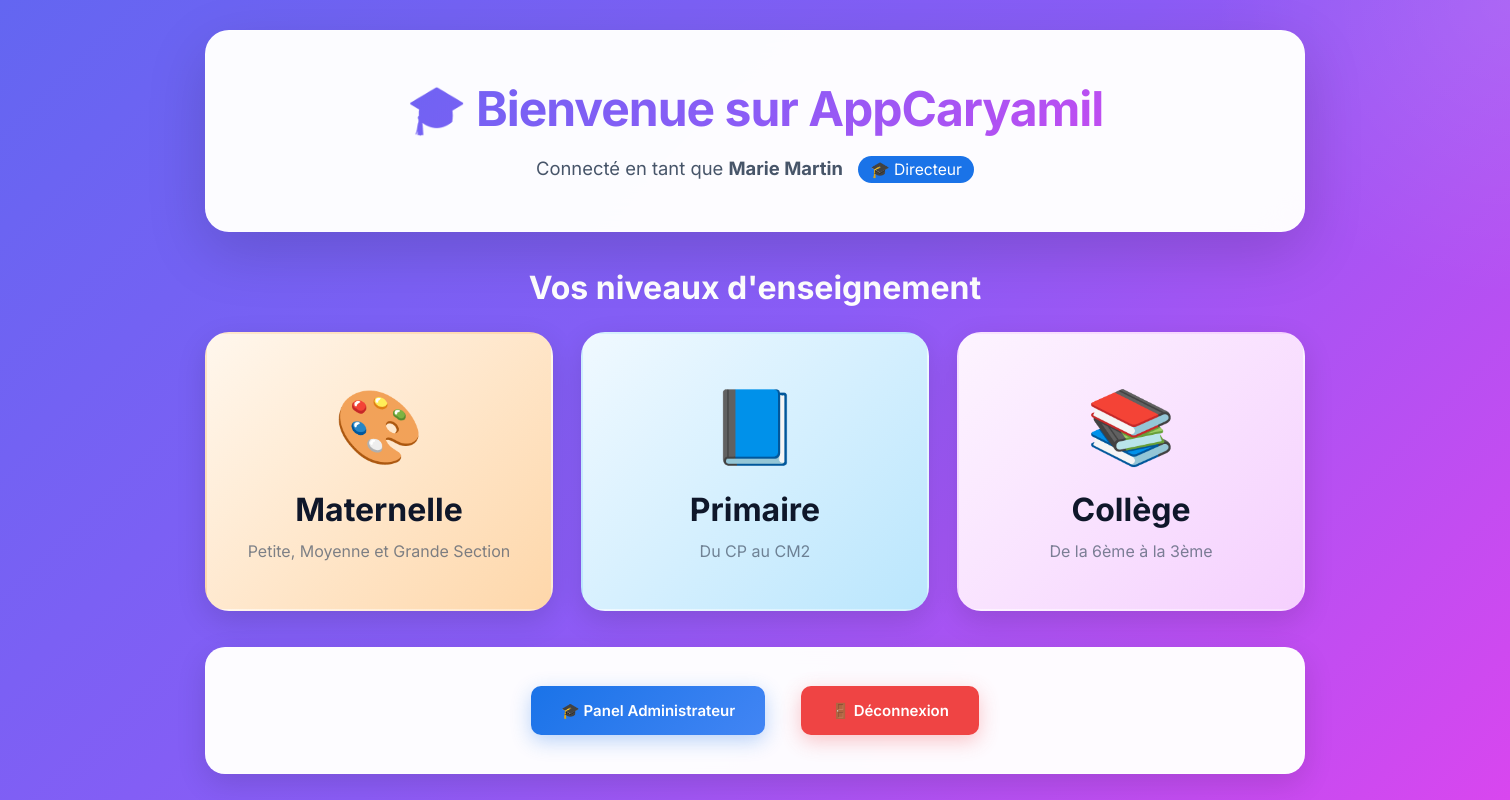
The app's page /niveaux/ (signed in) with its own data.
### accounts/models.py (models this page shows, shortened)
class CustomUser(AbstractUser):
    is_parent = models.BooleanField(default=False, verbose_name="Est parent")
    is_teacher = models.BooleanField(default=False, verbose_name="Est professeur")
    is_director = models.BooleanField(default=False, verbose_name="Est directeur")

### school_core/models.py (models this page shows, shortened)
class SchoolLevel(models.Model):
    name = models.CharField(max_length=50, unique=True)
    slug = models.SlugField(unique=True)
    description = models.TextField(blank=True)
    class Meta:
        verbose_name = "Niveau scolaire"
        verbose_name_plural = "Niveaux scolaires"
        ordering = ['id']

### interfaces/views_home.py (the view)
# urls.py: path('', lambda request: redirect('niveau_selector'), name='home'),
@login_required
def niveau_selector(request):
    levels = SchoolLevel.objects.all()
    user_levels = []
    if request.user.is_director or request.user.is_superuser:
        user_levels = list(levels)
    elif request.user.is_parent:
        children = request.user.children.all()
        for child in children:
            if child.classroom and child.classroom.level not in user_levels:
                user_levels.append(child.classroom.level)
    elif request.user.is_teacher:
        classrooms = request.user.taught_classes.all()
        for classroom in classrooms:
            if classroom.level not in user_levels:
                user_levels.append(classroom.level)
    context = {
        'levels': levels,
        'user_levels': user_levels,
    }
    return render(request, 'home/niveau_selector.html', context)

### interfaces/templates/home/niveau_selector.html (shortened to what this page needs)
<!DOCTYPE html>
<html lang="fr">
<head>
</head>
<body>
    <div class="container">
        <div class="header">
            <h1>🎓 Bienvenue sur AppCaryamil</h1>
            <p class="welcome">
                Connecté en tant que <strong>{{ user.get_full_name|default:user.username }}</strong>
                {% if user.is_director %}
                    <span style="background: #1a73e8; color: white; padding: 4px 12px; border-radius: 20px; font-size: 0.85em; margin-left: 10px;">🎓 Directeur</span>
                {% elif user.is_teacher %}
                    <span style="background: #3b82f6; color: white; padding: 4px 12px; border-radius: 20px; font-size: 0.85em; margin-left: 10px;">👨‍🏫 Enseignant</span>
                {% endif %}
            </p>
        </div>
        {% if user_levels %}
            <h2 style="color: white; text-align: center; margin-bottom: 25px; font-size: 2em;">
                {% if user.is_teacher %}
                    Vos niveaux d'enseignement
                {% elif user.is_parent %}
                    Classes de vos enfants
                {% else %}
                    Choisissez votre niveau
                {% endif %}
            </h2>
            <div class="levels-grid">
                {% for level in user_levels %}
                    {% if level.slug == 'maternelle' %}
                    <a href="{% url 'maternelle_dashboard' %}" class="level-card maternelle">
                        <div class="level-icon">🎨</div>
                        <div class="level-name">Maternelle</div>
                        <div class="level-description">{{ level.description }}</div>
                    </a>
                    {% elif level.slug == 'primaire' %}
                    <a href="{% url 'primaire_dashboard' %}" class="level-card primaire">
                        <div class="level-icon">📘</div>
                        <div class="level-name">Primaire</div>
                        <div class="level-description">{{ level.description }}</div>
                    </a>
                    {% elif level.slug == 'college' %}
                    <a href="{% url 'college_dashboard' %}" class="level-card college">
                        <div class="level-icon">📚</div>
                        <div class="level-name">Collège</div>
                        <div class="level-description">{{ level.description }}</div>
                    </a>
                    {% endif %}
                {% endfor %}
            </div>
        {% endif %}
        <div class="admin-section">
            {% if user.is_staff %}
                <a href="{% url 'admin_dashboard' %}" class="btn" style="background: linear-gradient(135deg, #1a73e8 0%, #4285f4 100%); box-shadow: 0 6px 20px rgba(26, 115, 232, 0.3);">
                    {% if user.is_director %}
                        🎓 Panel Administrateur
                    {% else %}
                        ⚙️ Administration
                    {% endif %}
                </a>
            {% endif %}
            <a href="{% url 'logout' %}" class="btn btn-logout">🚪 Déconnexion</a>
        </div>
    </div>
</body>
</html>

### interfaces/templates/home/niveau_selector.html (style rules this page uses)
* { margin: 0; padding: 0; box-sizing: border-box; }
body { font-family: 'Inter', sans-serif; background: linear-gradient(135deg, #6366f1 0%, #8b5cf6 50%, #d946ef 100%); min-height: 100vh; padding: 30px 20px; display: flex; align-items: center; justify-content: center; position: relative; overflow-x: hidden; }
body::before { content: ''; position: absolute; width: 600px; height: 600px; background: radial-gradient(circle, rgba(255,255,255,0.1) 0%, transparent 70%); border-radius: 50%; top: -300px; right: -300px; animation: float 8s ease-in-out infinite; }
.container { max-width: 1100px; width: 100%; position: relative; z-index: 1; }
.header { background: rgba(255, 255, 255, 0.98); backdrop-filter: blur(20px); padding: 48px 40px; border-radius: 24px; text-align: center; margin-bottom: 36px; box-shadow: 0 20px 60px rgba(0,0,0,0.15); border: 1px solid rgba(255, 255, 255, 0.3); animation: slideDown 0.6s cubic-bezier(0.16, 1, 0.3, 1); }
h1 { background: linear-gradient(135deg, #6366f1 0%, #8b5cf6 50%, #d946ef 100%); -webkit-background-clip: text; -webkit-text-fill-color: transparent; background-clip: text; font-size: 3em; margin-bottom: 16px; font-weight: 700; letter-spacing: -1px; }
.welcome { color: #475569; font-size: 1.15em; line-height: 1.6; }
.levels-grid { display: grid; grid-template-columns: repeat(auto-fit, minmax(260px, 1fr)); gap: 28px; margin-bottom: 36px; }
.level-card { background: white; padding: 48px 36px; border-radius: 24px; text-align: center; transition: all 0.4s cubic-bezier(0.4, 0, 0.2, 1); box-shadow: 0 10px 30px rgba(0,0,0,0.12); cursor: pointer; text-decoration: none; color: inherit; display: block; border: 2px solid transparent; position: relative; overflow: hidden; }
.level-card::before { content: ''; position: absolute; top: 0; left: 0; right: 0; height: 6px; background: linear-gradient(90deg, #6366f1 0%, #8b5cf6 50%, #d946ef 100%); transform: translateX(-100%); transition: transform 0.4s ease; }
.level-card.maternelle { background: linear-gradient(135deg, #fff7ed 0%, #fed7aa 100%); }
.level-card.primaire { background: linear-gradient(135deg, #f0f9ff 0%, #bae6fd 100%); }
.level-card.college { background: linear-gradient(135deg, #fdf4ff 0%, #f5d0fe 100%); }
.level-icon { font-size: 4.5em; margin-bottom: 20px; display: inline-block; animation: bounce 2s ease-in-out infinite; }
.level-name { font-size: 2em; font-weight: 700; margin-bottom: 12px; color: #0f172a; }
.level-description { font-size: 1em; opacity: 0.7; color: #475569; }
.admin-section { background: rgba(255, 255, 255, 0.98); backdrop-filter: blur(20px); padding: 28px 32px; border-radius: 20px; text-align: center; box-shadow: 0 10px 30px rgba(0,0,0,0.12); display: flex; gap: 16px; justify-content: center; flex-wrap: wrap; border: 1px solid rgba(255, 255, 255, 0.3); animation: slideUp 0.6s cubic-bezier(0.16, 1, 0.3, 1); }
.btn { padding: 14px 28px; background: linear-gradient(135deg, #6366f1 0%, #8b5cf6 100%); color: white; border: none; border-radius: 14px; cursor: pointer; font-weight: 600; font-size: 15px; transition: all 0.3s cubic-bezier(0.4, 0, 0.2, 1); text-decoration: none; display: inline-block; box-shadow: 0 6px 20px rgba(139, 92, 246, 0.3); }
.btn-logout { background: linear-gradient(135deg, #ef4444 0%, #dc2626 100%); box-shadow: 0 6px 20px rgba(239, 68, 68, 0.3); }
.btn { display: inline-block; padding: 15px 30px; background: #2563eb; color: white; text-decoration: none; border-radius: 10px; font-weight: 600; margin: 10px; transition: all 0.3s; }
.btn-logout { background: #ef4444; }

### records on screen
CustomUser: get_full_name "Marie Martin"
SchoolLevel: description "Petite, Moyenne et Grande Section"
SchoolLevel: description "Du CP au CM2"
SchoolLevel: description "De la 6ème à la 3ème"
